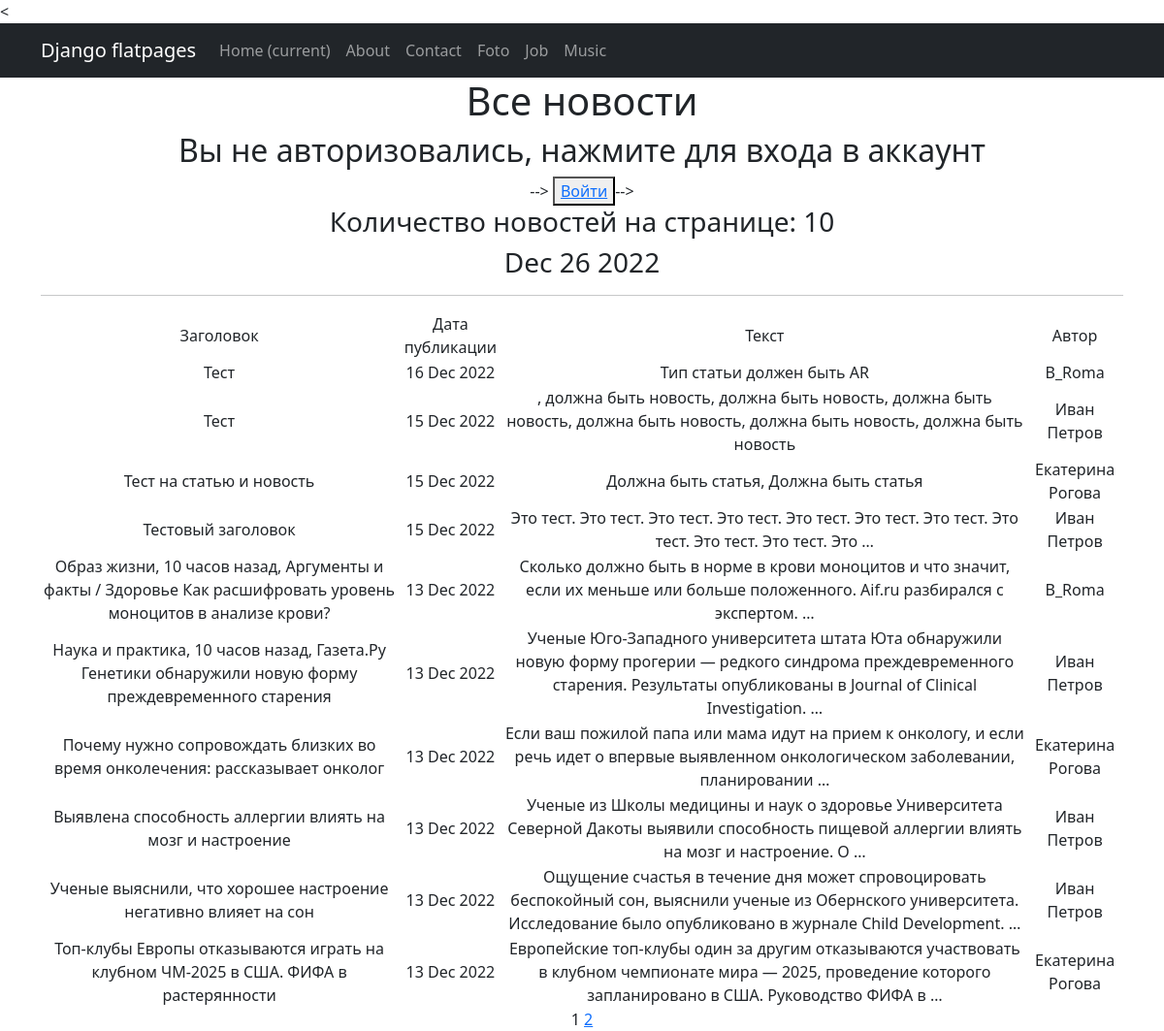
Page /news/ on the committed database.
### news/models.py (models this page shows, shortened)
class Post(models.Model):
    author = models.ForeignKey(Author, on_delete=models.CASCADE)
    type_of_post = models.CharField(max_length=2, choices=type_post)
    time_in = models.DateTimeField(auto_now_add=True)
    title = models.CharField(max_length=255)
    text = models.TextField()
    rating_post = models.IntegerField(default=0)
    post_category = models.ManyToManyField(Category, through='PostCategory')
    @property
    def rating(self):
        return self.rating_post

class Author(models.Model):
    user = models.OneToOneField(User, on_delete=models.CASCADE)
    rating_author = models.IntegerField(default=0)

### news/views.py (the view)
# urls.py: path('', PostsList.as_view(), name = 'all_post'),
class PostsList(ListView):
    model = Post
    ordering = '-time_in'
    template_name = 'posts.html'
    context_object_name = 'posts'
    paginate_by = 10
    def get_context_data(self, **kwargs):
        context = super().get_context_data(**kwargs)
        context['time_now'] = datetime.utcnow()
        context['is_not_author'] = not self.request.user.groups.filter(name = 'authors').exists()
        return context

### news/templatetags/censor.py (called while the page is built)
@register.filter()
def censor(value: str) -> str:
    CURRENCY_WORDS = {'редиска':True,
                      'суд': True}
    try:
        if not isinstance(value, str):
            raise Exception('Error')
        a = value
        for word in list(CURRENCY_WORDS.keys()):
            if word in a:
                a = a.replace(word, f'{word[:1]}*****')
            if word.capitalize() in a:
                a = a.replace(word.capitalize(), f'{word[:1].capitalize()}*****')
        return a
    except Exception as e:
        print(e)

### news/templatetags/custom_tags.py (called while the page is built)
@register.simple_tag()
def current_time(format_string='%b %d %Y'):
   return datetime.utcnow().strftime(format_string)

### templates/posts.html (shortened to what this page needs)
{% extends 'flatpages/default.html' %}
{% load custom_tags %}
{% load censor %}
{% block content %}
   <h1>Все новости</h1>
   {% if request.user.username %}
   <h2>Вы авторизовались как {{request.user.username}}</h2>-->
   <button> <a href="/accounts/logout/">Выйти</a> </button>-->
      {% if is_not_author %}
      <button> <a href="/sign/upgrade/"> Стать автором</a> </button>
      {% endif %}
   {% else %}
   <h2>Вы не авторизовались, нажмите для входа в аккаунт</h2>-->
   <button> <a href="/accounts/login/">Войти</a> </button>-->
   {% endif %}
   <h3>Количество новостей на странице: {{ posts|length }}</h3>
   <h3>{% current_time '%b %d %Y' %}</h3>
   <hr>
   {% if posts %}
       <table>
           <tr>
               <td>Заголовок</td>
               <td>Дата публикации</td>
               <td>Текст</td>
               <td>Автор</td>
           </tr>
           {% for post in posts %}
           <tr>
               <td>{{ post.title }}</td>
               <td>{{ post.time_in|date:'d M Y' }}</td>
               <td>{{ post.text|truncatewords:21|censor }}</td>
               <td>{{ post.author.user }}</td>
           </tr>
           {% endfor %}
       </table>
   {% else %}
       <h2>Новостей нет!</h2>
   {% endif %}
   {{ page_obj.number }}
   {% if page_obj.has_next %}
       <a href="?page={{ page_obj.next_page_number }}">{{ page_obj.next_page_number }}</a>
   {% endif %}
{% endblock content %}

### templates/flatpages/default.html (shortened to what this page needs)
<!DOCTYPE html>
{% load static %}
<html lang="en">
    <head>
        <<link href="{% static 'css/styles.css' %}" rel="stylesheet" />
    </head>
    <body>
        <nav class="navbar navbar-expand-lg navbar-dark bg-dark static-top">
            <div class="container">
                <a class="navbar-brand" href="#">Django flatpages</a>
                <div class="collapse navbar-collapse" id="navbarResponsive">
                    <ul class="navbar-nav ml-auto">
                         <li class="nav-item active">
                            <a class="nav-link" href="#">Home
                                <span class="sr-only">(current)</span>
                            </a>
                         </li>
                        <li class="nav-item">
                            <a class="nav-link" href="/about/">About</a>
                        </li>
                        <li class="nav-item">
                            <a class="nav-link" href="/contacts/">Contact</a>
                        </li>
                        <li class="nav-item">
                            <a class="nav-link" href="/foto/">Foto</a>
                        </li>
                        <li class="nav-item">
                            <a class="nav-link" href="/job/">Job</a>
                        </li>
                        <li class="nav-item">
                            <a class="nav-link" href="/music/">Music</a>
                        </li>
                    </ul>
                </div>
            </div>
        </nav>
        <div class="container">
            <div class="row">
                <div class="col-lg-12 text-center">
                {% block content %}{% endblock content %}
                </div>
            </div>
        </div>
    </body>
</html>

### rows in the picture
Post: title "Тест", time_in "16 Dec 2022", text|censor "Тип статьи должен быть AR", author.user "B_Roma"
Post: title "Тест", time_in "15 Dec 2022", text|censor ", должна быть новость, должна быть новость, должна быть новость, должна быть новость, должна быть новость, должна быть новость", author.user "Иван Петров"
Post: title "Тест на статью и новость", time_in "15 Dec 2022", text|censor "Должна быть статья, Должна быть статья", author.user "Екатерина Рогова"
Post: title "Тестовый заголовок", time_in "15 Dec 2022", text|censor "Это тест. Это тест. Это тест. Это тест. Это тест. Это тест. Это тест. Это тест. Это тест. Это тест. Это …", author.user "Иван Петров"
Post: title "Образ жизни, 10 часов назад, Аргументы и факты / Здоровье Как расшифровать уровень моноцитов в анализе крови?", time_in "13 Dec 2022", text|censor "Сколько должно быть в норме в крови моноцитов и что значит, если их меньше или больше положенного. Aif.ru разбирался с экспертом. …", author.user "B_Roma"
Post: title "Наука и практика, 10 часов назад, Газета.Ру Генетики обнаружили новую форму преждевременного старения", time_in "13 Dec 2022", text|censor "Ученые Юго-Западного университета штата Юта обнаружили новую форму прогерии — редкого синдрома преждевременного старения. Результаты опубликованы в Journal of Clinical Investigation. …", author.user "Иван Петров"
Post: title "Почему нужно сопровождать близких во время онколечения: рассказывает онколог", time_in "13 Dec 2022", text|censor "Если ваш пожилой папа или мама идут на прием к онкологу, и если речь идет о впервые выявленном онкологическом заболевании, планировании …", author.user "Екатерина Рогова"
Post: title "Выявлена способность аллергии влиять на мозг и настроение", time_in "13 Dec 2022", text|censor "Ученые из Школы медицины и наук о здоровье Университета Северной Дакоты выявили способность пищевой аллергии влиять на мозг и настроение. О …", author.user "Иван Петров"
Post: title "Ученые выяснили, что хорошее настроение негативно влияет на сон", time_in "13 Dec 2022", text|censor "Ощущение счастья в течение дня может спровоцировать беспокойный сон, выяснили ученые из Обернского университета. Исследование было опубликовано в журнале Child Development. …", author.user "Иван Петров"
Post: title "Топ-клубы Европы отказываются играть на клубном ЧМ-2025 в США. ФИФА в растерянности", time_in "13 Dec 2022", text|censor "Европейские топ-клубы один за другим отказываются участвовать в клубном чемпионате мира — 2025, проведение которого запланировано в США. Руководство ФИФА в …", author.user "Екатерина Рогова"

### other values in the picture
{{ posts|length }} "10"
{{ page_obj.number }} "1"
{{ page_obj.next_page_number }} "2"
